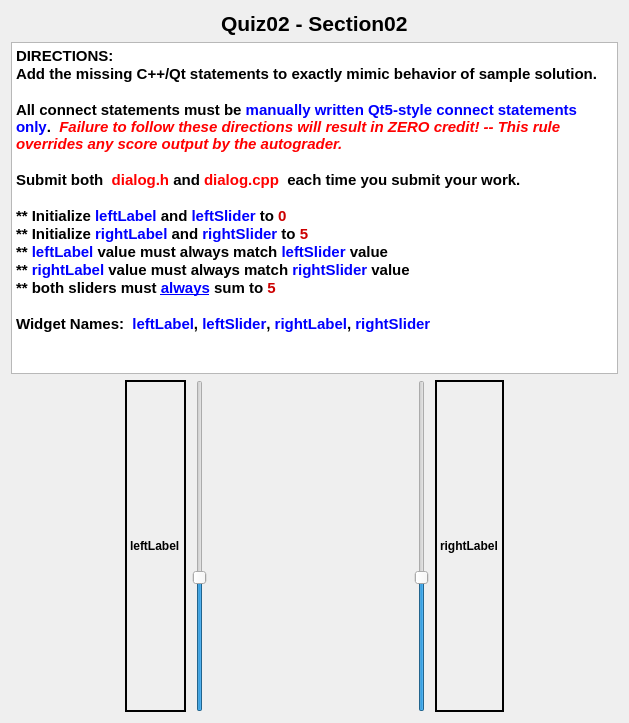
<?xml version="1.0" encoding="UTF-8"?>
<ui version="4.0">
 <class>Dialog</class>
 <widget class="QDialog" name="Dialog">
  <property name="geometry">
   <rect>
    <x>0</x>
    <y>0</y>
    <width>629</width>
    <height>723</height>
   </rect>
  </property>
  <property name="windowTitle">
   <string>Dialog</string>
  </property>
  <layout class="QVBoxLayout" name="verticalLayout">
   <item>
    <layout class="QHBoxLayout" name="horizontalLayout">
     <item>
      <spacer name="horizontalSpacer">
       <property name="orientation">
        <enum>Qt::Horizontal</enum>
       </property>
       <property name="sizeHint" stdset="0">
        <size>
         <width>40</width>
         <height>20</height>
        </size>
       </property>
      </spacer>
     </item>
     <item>
      <widget class="QLabel" name="label">
       <property name="sizePolicy">
        <sizepolicy hsizetype="Preferred" vsizetype="Minimum">
         <horstretch>0</horstretch>
         <verstretch>0</verstretch>
        </sizepolicy>
       </property>
       <property name="font">
        <font>
         <pointsize>16</pointsize>
         <weight>75</weight>
         <bold>true</bold>
        </font>
       </property>
       <property name="text">
        <string>Quiz02 - Section02</string>
       </property>
      </widget>
     </item>
     <item>
      <spacer name="horizontalSpacer_2">
       <property name="orientation">
        <enum>Qt::Horizontal</enum>
       </property>
       <property name="sizeHint" stdset="0">
        <size>
         <width>40</width>
         <height>20</height>
        </size>
       </property>
      </spacer>
     </item>
    </layout>
   </item>
   <item>
    <widget class="QTextBrowser" name="textBrowser">
     <property name="sizePolicy">
      <sizepolicy hsizetype="MinimumExpanding" vsizetype="Expanding">
       <horstretch>0</horstretch>
       <verstretch>0</verstretch>
      </sizepolicy>
     </property>
     <property name="font">
      <font>
       <pointsize>14</pointsize>
      </font>
     </property>
     <property name="html">
      <string>&lt;!DOCTYPE HTML PUBLIC &quot;-//W3C//DTD HTML 4.0//EN&quot; &quot;http://www.w3.org/TR/REC-html40/strict.dtd&quot;&gt;
&lt;html&gt;&lt;head&gt;&lt;meta name=&quot;qrichtext&quot; content=&quot;1&quot; /&gt;&lt;style type=&quot;text/css&quot;&gt;
p, li { white-space: pre-wrap; }
&lt;/style&gt;&lt;/head&gt;&lt;body style=&quot; font-family:'Cantarell'; font-size:14pt; font-weight:400; font-style:normal;&quot;&gt;
&lt;p style=&quot; margin-top:0px; margin-bottom:0px; margin-left:0px; margin-right:0px; -qt-block-indent:0; text-indent:0px;&quot;&gt;&lt;span style=&quot; font-size:11pt; font-weight:600;&quot;&gt;DIRECTIONS:&lt;/span&gt;&lt;/p&gt;
&lt;p style=&quot; margin-top:0px; margin-bottom:0px; margin-left:0px; margin-right:0px; -qt-block-indent:0; text-indent:0px;&quot;&gt;&lt;span style=&quot; font-size:11pt; font-weight:600;&quot;&gt;Add the missing C++/Qt statements to exactly mimic behavior of sample solution.  &lt;/span&gt;&lt;/p&gt;
&lt;p style=&quot;-qt-paragraph-type:empty; margin-top:0px; margin-bottom:0px; margin-left:0px; margin-right:0px; -qt-block-indent:0; text-indent:0px; font-size:11pt; font-weight:600;&quot;&gt;&lt;br /&gt;&lt;/p&gt;
&lt;p style=&quot; margin-top:0px; margin-bottom:0px; margin-left:0px; margin-right:0px; -qt-block-indent:0; text-indent:0px;&quot;&gt;&lt;span style=&quot; font-size:11pt; font-weight:600;&quot;&gt;All connect statements must be &lt;/span&gt;&lt;span style=&quot; font-size:11pt; font-weight:600; color:#0000ff;&quot;&gt;manually written Qt5-style connect statements only&lt;/span&gt;&lt;span style=&quot; font-size:11pt; font-weight:600;&quot;&gt;. &lt;/span&gt;&lt;span style=&quot; font-size:11pt; font-weight:600; color:#ff0000;&quot;&gt; &lt;/span&gt;&lt;span style=&quot; font-size:11pt; font-weight:600; font-style:italic; color:#ff0000;&quot;&gt;Failure to follow these directions will result in ZERO credit! -- This rule overrides any score output by the autograder.  &lt;/span&gt;&lt;/p&gt;
&lt;p style=&quot;-qt-paragraph-type:empty; margin-top:0px; margin-bottom:0px; margin-left:0px; margin-right:0px; -qt-block-indent:0; text-indent:0px; font-size:11pt; font-weight:600;&quot;&gt;&lt;br /&gt;&lt;/p&gt;
&lt;p style=&quot; margin-top:0px; margin-bottom:0px; margin-left:0px; margin-right:0px; -qt-block-indent:0; text-indent:0px;&quot;&gt;&lt;span style=&quot; font-size:11pt; font-weight:600;&quot;&gt;Submit both  &lt;/span&gt;&lt;span style=&quot; font-size:11pt; font-weight:600; color:#ff0000;&quot;&gt;dialog.h&lt;/span&gt;&lt;span style=&quot; font-size:11pt; font-weight:600;&quot;&gt; and &lt;/span&gt;&lt;span style=&quot; font-size:11pt; font-weight:600; color:#ff0000;&quot;&gt;dialog.cpp &lt;/span&gt;&lt;span style=&quot; font-size:11pt; font-weight:600;&quot;&gt; each time you submit your work.&lt;/span&gt;&lt;/p&gt;
&lt;p style=&quot;-qt-paragraph-type:empty; margin-top:0px; margin-bottom:0px; margin-left:0px; margin-right:0px; -qt-block-indent:0; text-indent:0px; font-size:11pt; font-weight:600;&quot;&gt;&lt;br /&gt;&lt;/p&gt;
&lt;p style=&quot; margin-top:0px; margin-bottom:0px; margin-left:0px; margin-right:0px; -qt-block-indent:0; text-indent:0px;&quot;&gt;&lt;span style=&quot; font-size:11pt; font-weight:600;&quot;&gt;** Initialize &lt;/span&gt;&lt;span style=&quot; font-size:11pt; font-weight:600; color:#0000ff;&quot;&gt;leftLabel&lt;/span&gt;&lt;span style=&quot; font-size:11pt; font-weight:600;&quot;&gt; and &lt;/span&gt;&lt;span style=&quot; font-size:11pt; font-weight:600; color:#0000ff;&quot;&gt;leftSlider&lt;/span&gt;&lt;span style=&quot; font-size:11pt; font-weight:600;&quot;&gt; to &lt;/span&gt;&lt;span style=&quot; font-size:11pt; font-weight:600; color:#cc0000;&quot;&gt;0&lt;/span&gt;&lt;/p&gt;
&lt;p style=&quot; margin-top:0px; margin-bottom:0px; margin-left:0px; margin-right:0px; -qt-block-indent:0; text-indent:0px;&quot;&gt;&lt;span style=&quot; font-size:11pt; font-weight:600;&quot;&gt;** Initialize &lt;/span&gt;&lt;span style=&quot; font-size:11pt; font-weight:600; color:#0000ff;&quot;&gt;rightLabel&lt;/span&gt;&lt;span style=&quot; font-size:11pt; font-weight:600;&quot;&gt; and &lt;/span&gt;&lt;span style=&quot; font-size:11pt; font-weight:600; color:#0000ff;&quot;&gt;rightSlider&lt;/span&gt;&lt;span style=&quot; font-size:11pt; font-weight:600;&quot;&gt; to &lt;/span&gt;&lt;span style=&quot; font-size:11pt; font-weight:600; color:#cc0000;&quot;&gt;5&lt;/span&gt;&lt;/p&gt;
&lt;p style=&quot; margin-top:0px; margin-bottom:0px; margin-left:0px; margin-right:0px; -qt-block-indent:0; text-indent:0px;&quot;&gt;&lt;span style=&quot; font-size:11pt; font-weight:600;&quot;&gt;** &lt;/span&gt;&lt;span style=&quot; font-size:11pt; font-weight:600; color:#0000ff;&quot;&gt;leftLabel&lt;/span&gt;&lt;span style=&quot; font-size:11pt; font-weight:600;&quot;&gt; value must always match&lt;/span&gt;&lt;span style=&quot; font-size:11pt; font-weight:600; color:#0000ff;&quot;&gt; leftSlider &lt;/span&gt;&lt;span style=&quot; font-size:11pt; font-weight:600;&quot;&gt;value&lt;/span&gt;&lt;/p&gt;
&lt;p style=&quot; margin-top:0px; margin-bottom:0px; margin-left:0px; margin-right:0px; -qt-block-indent:0; text-indent:0px;&quot;&gt;&lt;span style=&quot; font-size:11pt; font-weight:600;&quot;&gt;**&lt;/span&gt;&lt;span style=&quot; font-size:11pt; font-weight:600; color:#0000ff;&quot;&gt; rightLabel &lt;/span&gt;&lt;span style=&quot; font-size:11pt; font-weight:600;&quot;&gt;value must always match &lt;/span&gt;&lt;span style=&quot; font-size:11pt; font-weight:600; color:#0000ff;&quot;&gt;rightSlider&lt;/span&gt;&lt;span style=&quot; font-size:11pt; font-weight:600;&quot;&gt; value&lt;/span&gt;&lt;/p&gt;
&lt;p style=&quot; margin-top:0px; margin-bottom:0px; margin-left:0px; margin-right:0px; -qt-block-indent:0; text-indent:0px;&quot;&gt;&lt;span style=&quot; font-size:11pt; font-weight:600;&quot;&gt;** both sliders must &lt;/span&gt;&lt;span style=&quot; font-size:11pt; font-weight:600; text-decoration: underline; color:#0000ff;&quot;&gt;always&lt;/span&gt;&lt;span style=&quot; font-size:11pt; font-weight:600;&quot;&gt; sum to &lt;/span&gt;&lt;span style=&quot; font-size:11pt; font-weight:600; color:#cc0000;&quot;&gt;5&lt;/span&gt;&lt;/p&gt;
&lt;p style=&quot;-qt-paragraph-type:empty; margin-top:0px; margin-bottom:0px; margin-left:0px; margin-right:0px; -qt-block-indent:0; text-indent:0px; font-size:11pt; font-weight:600;&quot;&gt;&lt;br /&gt;&lt;/p&gt;
&lt;p style=&quot; margin-top:0px; margin-bottom:0px; margin-left:0px; margin-right:0px; -qt-block-indent:0; text-indent:0px;&quot;&gt;&lt;span style=&quot; font-size:11pt; font-weight:600;&quot;&gt;Widget Names:  &lt;/span&gt;&lt;span style=&quot; font-size:11pt; font-weight:600; color:#0000ff;&quot;&gt;leftLabel&lt;/span&gt;&lt;span style=&quot; font-size:11pt; font-weight:600;&quot;&gt;, &lt;/span&gt;&lt;span style=&quot; font-size:11pt; font-weight:600; color:#0000ff;&quot;&gt;leftSlider&lt;/span&gt;&lt;span style=&quot; font-size:11pt; font-weight:600;&quot;&gt;, &lt;/span&gt;&lt;span style=&quot; font-size:11pt; font-weight:600; color:#0000ff;&quot;&gt;rightLabel&lt;/span&gt;&lt;span style=&quot; font-size:11pt; font-weight:600;&quot;&gt;, &lt;/span&gt;&lt;span style=&quot; font-size:11pt; font-weight:600; color:#0000ff;&quot;&gt;rightSlider&lt;/span&gt;&lt;/p&gt;&lt;/body&gt;&lt;/html&gt;</string>
     </property>
    </widget>
   </item>
   <item>
    <layout class="QHBoxLayout" name="horizontalLayout_2">
     <item>
      <spacer name="horizontalSpacer_4">
       <property name="orientation">
        <enum>Qt::Horizontal</enum>
       </property>
       <property name="sizeHint" stdset="0">
        <size>
         <width>40</width>
         <height>20</height>
        </size>
       </property>
      </spacer>
     </item>
     <item>
      <widget class="QLabel" name="leftLabel">
       <property name="font">
        <font>
         <weight>75</weight>
         <bold>true</bold>
        </font>
       </property>
       <property name="frameShape">
        <enum>QFrame::WinPanel</enum>
       </property>
       <property name="text">
        <string>leftLabel</string>
       </property>
      </widget>
     </item>
     <item>
      <widget class="QSlider" name="leftSlider">
       <property name="sizePolicy">
        <sizepolicy hsizetype="Preferred" vsizetype="Expanding">
         <horstretch>0</horstretch>
         <verstretch>0</verstretch>
        </sizepolicy>
       </property>
       <property name="maximum">
        <number>5</number>
       </property>
       <property name="value">
        <number>2</number>
       </property>
       <property name="orientation">
        <enum>Qt::Vertical</enum>
       </property>
      </widget>
     </item>
     <item>
      <spacer name="horizontalSpacer_3">
       <property name="orientation">
        <enum>Qt::Horizontal</enum>
       </property>
       <property name="sizeHint" stdset="0">
        <size>
         <width>201</width>
         <height>20</height>
        </size>
       </property>
      </spacer>
     </item>
     <item>
      <widget class="QSlider" name="rightSlider">
       <property name="sizePolicy">
        <sizepolicy hsizetype="Preferred" vsizetype="Expanding">
         <horstretch>0</horstretch>
         <verstretch>0</verstretch>
        </sizepolicy>
       </property>
       <property name="maximum">
        <number>5</number>
       </property>
       <property name="value">
        <number>2</number>
       </property>
       <property name="sliderPosition">
        <number>2</number>
       </property>
       <property name="orientation">
        <enum>Qt::Vertical</enum>
       </property>
      </widget>
     </item>
     <item>
      <widget class="QLabel" name="rightLabel">
       <property name="font">
        <font>
         <weight>75</weight>
         <bold>true</bold>
        </font>
       </property>
       <property name="frameShape">
        <enum>QFrame::WinPanel</enum>
       </property>
       <property name="text">
        <string>rightLabel</string>
       </property>
      </widget>
     </item>
     <item>
      <spacer name="horizontalSpacer_5">
       <property name="orientation">
        <enum>Qt::Horizontal</enum>
       </property>
       <property name="sizeHint" stdset="0">
        <size>
         <width>40</width>
         <height>20</height>
        </size>
       </property>
      </spacer>
     </item>
    </layout>
   </item>
  </layout>
 </widget>
 <layoutdefault spacing="6" margin="11"/>
 <resources/>
 <connections/>
</ui>
